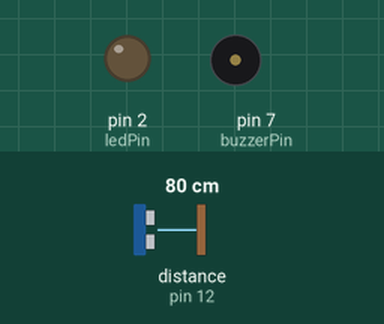
Simulated run of this sketch. Board: Arduino Uno, built with avr-gcc and run on an emulated ATmega328P. On the bench: output pins drawn as LEDs (lit = HIGH), buzzer (waves = sounding, pin HIGH). Wiring (inferred from the names in the program): ultrasonic range finder: trigger pin 13; echo pin 12. The test bench sets the inputs (shaded band); at power-on: distance to the obstacle (sensor on pin 12) 80 cm. The echo pulse lasts 58.3 µs per cm; pins used as bus, display or sensor lines are not drawn.

Above: at 1.2 s.
1.3 s: distance to the obstacle (sensor on pin 12) set to 23 cm
2.8 s: distance to the obstacle (sensor on pin 12) set to 18 cm
At 3.2 s:
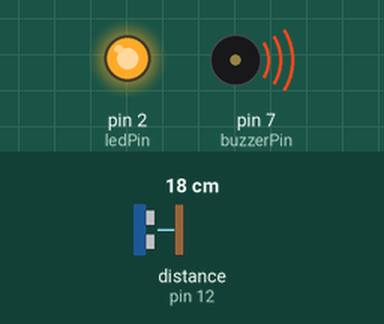
4.3 s: distance to the obstacle (sensor on pin 12) set to 35 cm
At 5.5 s:
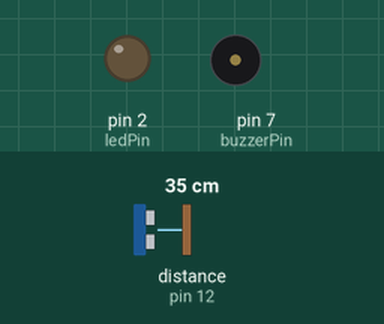
5.8 s: distance to the obstacle (sensor on pin 12) set to 2 cm
At 6.6 s:
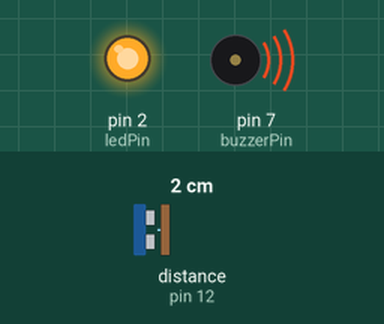
Timing chart, 0 to 8.3 s (numbered marks = the images above; inputs shaded):
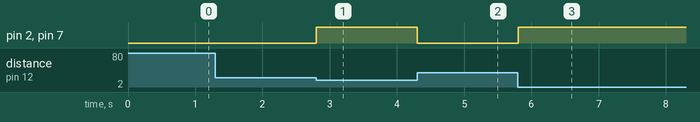

Measured:
- the behaviour switches between 21 and 20 cm on distance to the obstacle (sensor on pin 12) (found by bisection; images 0 and 1)
- after the input at 1.3 s, every drawn part: stays the same
- after the input at 2.8 s, pin 2 (ledPin), pin 7 (buzzerPin): LOW → HIGH at once
- after the input at 4.3 s, pin 2 (ledPin), pin 7 (buzzerPin): HIGH → LOW at once
- after the input at 5.8 s, pin 2 (ledPin), pin 7 (buzzerPin): LOW → HIGH at once

The sketch:

Ping_Sensor_20cm.ino
```cpp
#define trigPin 13 // trig pin 13 on Arduino
#define echoPin 12 // echo pin 12 on Arduino
#define ledPin 2   // LED pin 2 on Arduino
#define buzzerPin 7   // buzzer pin 7 on Arduino

void setup() {
  //Serial.begin (9600); // serial monitor for testing purposes
  pinMode(trigPin, OUTPUT);
  pinMode(echoPin, INPUT);
  pinMode(ledPin, OUTPUT);
  pinMode(buzzerPin, OUTPUT);
}

void loop() {
  long duration, distance;
  digitalWrite(trigPin, LOW); // trigPin starts low
  delayMicroseconds(10);
  digitalWrite(trigPin, HIGH);
  delayMicroseconds(10); // duration that trigPin is set to HIGH
  digitalWrite(trigPin, LOW);
  duration = pulseIn(echoPin, HIGH);
  distance = (duration / 2) / 29.1;   // calculate distance in centimeters

  //Serial.println(distance); // prints distance (for testing)

  if (distance > 0 && distance < 20) {
    digitalWrite(ledPin, HIGH);
    digitalWrite(buzzerPin, HIGH);
  } else {
    digitalWrite(ledPin, LOW);
    digitalWrite(buzzerPin, LOW);
  }
}
```
